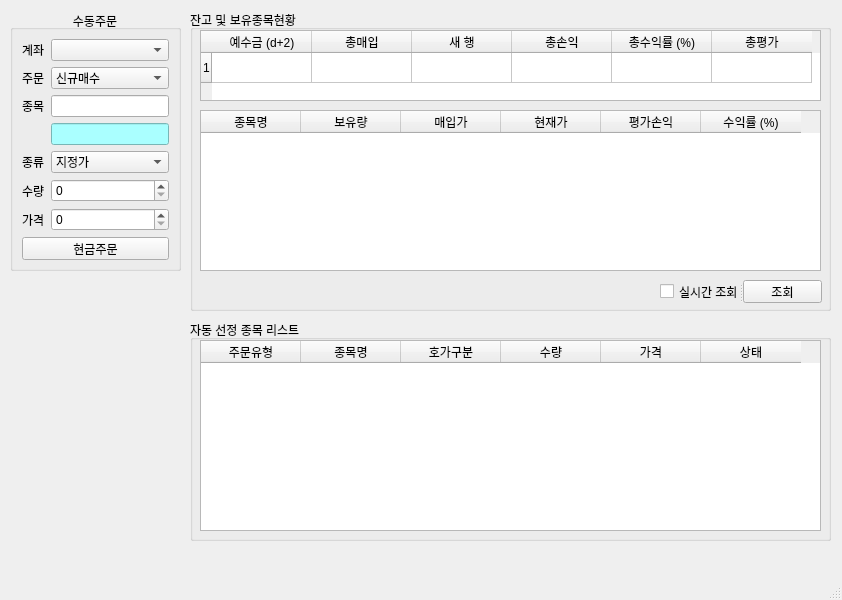
<?xml version="1.0" encoding="UTF-8"?>
<ui version="4.0">
 <class>MainWindow</class>
 <widget class="QMainWindow" name="MainWindow">
  <property name="geometry">
   <rect>
    <x>0</x>
    <y>0</y>
    <width>842</width>
    <height>600</height>
   </rect>
  </property>
  <property name="windowTitle">
   <string>PyTrader v0.4</string>
  </property>
  <property name="windowIcon">
   <iconset>
    <normaloff>../../Driver&amp;Apps&amp;Prefs/4. Design/Icon/Linecons/Linecons/Linecons/PNG/512/diamond.png</normaloff>../../Driver&amp;Apps&amp;Prefs/4. Design/Icon/Linecons/Linecons/Linecons/PNG/512/diamond.png</iconset>
  </property>
  <widget class="QWidget" name="centralwidget">
   <widget class="QGroupBox" name="groupBox">
    <property name="geometry">
     <rect>
      <x>10</x>
      <y>10</y>
      <width>171</width>
      <height>261</height>
     </rect>
    </property>
    <property name="title">
     <string>수동주문</string>
    </property>
    <property name="alignment">
     <set>Qt::AlignCenter</set>
    </property>
    <layout class="QGridLayout" name="gridLayout">
     <item row="0" column="0">
      <widget class="QLabel" name="label">
       <property name="text">
        <string>계좌</string>
       </property>
      </widget>
     </item>
     <item row="0" column="1">
      <widget class="QComboBox" name="comboBox"/>
     </item>
     <item row="1" column="0">
      <widget class="QLabel" name="label_2">
       <property name="text">
        <string>주문</string>
       </property>
      </widget>
     </item>
     <item row="1" column="1">
      <widget class="QComboBox" name="comboBox_2">
       <item>
        <property name="text">
         <string>신규매수</string>
        </property>
       </item>
       <item>
        <property name="text">
         <string>신규매도</string>
        </property>
       </item>
       <item>
        <property name="text">
         <string>매수취소</string>
        </property>
       </item>
       <item>
        <property name="text">
         <string>매도취소</string>
        </property>
       </item>
      </widget>
     </item>
     <item row="2" column="1">
      <widget class="QLineEdit" name="lineEdit"/>
     </item>
     <item row="4" column="1">
      <widget class="QLineEdit" name="lineEdit_2">
       <property name="autoFillBackground">
        <bool>false</bool>
       </property>
       <property name="styleSheet">
        <string notr="true">background-color: rgb(170, 255, 255);</string>
       </property>
      </widget>
     </item>
     <item row="5" column="0">
      <widget class="QLabel" name="label_4">
       <property name="text">
        <string>종류</string>
       </property>
      </widget>
     </item>
     <item row="5" column="1">
      <widget class="QComboBox" name="comboBox_3">
       <item>
        <property name="text">
         <string>지정가</string>
        </property>
       </item>
       <item>
        <property name="text">
         <string>시장가</string>
        </property>
       </item>
      </widget>
     </item>
     <item row="6" column="0">
      <widget class="QLabel" name="label_5">
       <property name="text">
        <string>수량</string>
       </property>
      </widget>
     </item>
     <item row="6" column="1">
      <widget class="QSpinBox" name="spinBox">
       <property name="maximum">
        <number>100000000</number>
       </property>
       <property name="singleStep">
        <number>50</number>
       </property>
      </widget>
     </item>
     <item row="7" column="1">
      <widget class="QSpinBox" name="spinBox_2">
       <property name="maximum">
        <number>1000000000</number>
       </property>
       <property name="singleStep">
        <number>50</number>
       </property>
      </widget>
     </item>
     <item row="9" column="0" colspan="2">
      <widget class="QPushButton" name="pushButton">
       <property name="text">
        <string>현금주문</string>
       </property>
      </widget>
     </item>
     <item row="2" column="0">
      <widget class="QLabel" name="label_3">
       <property name="text">
        <string>종목</string>
       </property>
      </widget>
     </item>
     <item row="7" column="0">
      <widget class="QLabel" name="label_6">
       <property name="text">
        <string>가격</string>
       </property>
      </widget>
     </item>
    </layout>
   </widget>
   <widget class="QGroupBox" name="groupBox_2">
    <property name="geometry">
     <rect>
      <x>190</x>
      <y>10</y>
      <width>641</width>
      <height>301</height>
     </rect>
    </property>
    <property name="title">
     <string>잔고 및 보유종목현황</string>
    </property>
    <widget class="QTableWidget" name="tableWidget">
     <property name="geometry">
      <rect>
       <x>10</x>
       <y>20</y>
       <width>621</width>
       <height>71</height>
      </rect>
     </property>
     <property name="rowCount">
      <number>1</number>
     </property>
     <row/>
     <column>
      <property name="text">
       <string>예수금 (d+2)</string>
      </property>
     </column>
     <column>
      <property name="text">
       <string>총매입</string>
      </property>
     </column>
     <column>
      <property name="text">
       <string>새 행</string>
      </property>
     </column>
     <column>
      <property name="text">
       <string>총손익</string>
      </property>
     </column>
     <column>
      <property name="text">
       <string>총수익률 (%)</string>
      </property>
     </column>
     <column>
      <property name="text">
       <string>총평가</string>
      </property>
     </column>
    </widget>
    <widget class="QTableWidget" name="tableWidget_2">
     <property name="geometry">
      <rect>
       <x>10</x>
       <y>100</y>
       <width>621</width>
       <height>161</height>
      </rect>
     </property>
     <property name="rowCount">
      <number>0</number>
     </property>
     <column>
      <property name="text">
       <string>종목명</string>
      </property>
     </column>
     <column>
      <property name="text">
       <string>보유량</string>
      </property>
     </column>
     <column>
      <property name="text">
       <string>매입가</string>
      </property>
     </column>
     <column>
      <property name="text">
       <string>현재가</string>
      </property>
     </column>
     <column>
      <property name="text">
       <string>평가손익</string>
      </property>
     </column>
     <column>
      <property name="text">
       <string>수익률 (%)</string>
      </property>
     </column>
    </widget>
    <widget class="QSplitter" name="splitter">
     <property name="geometry">
      <rect>
       <x>470</x>
       <y>270</y>
       <width>162</width>
       <height>23</height>
      </rect>
     </property>
     <property name="orientation">
      <enum>Qt::Horizontal</enum>
     </property>
     <widget class="QCheckBox" name="checkBox">
      <property name="text">
       <string>실시간 조회</string>
      </property>
     </widget>
     <widget class="QPushButton" name="pushButton_2">
      <property name="text">
       <string>조회</string>
      </property>
     </widget>
    </widget>
   </widget>
   <widget class="QGroupBox" name="groupBox_3">
    <property name="geometry">
     <rect>
      <x>190</x>
      <y>320</y>
      <width>641</width>
      <height>221</height>
     </rect>
    </property>
    <property name="title">
     <string>자동 선정 종목 리스트</string>
    </property>
    <widget class="QTableWidget" name="tableWidget_3">
     <property name="geometry">
      <rect>
       <x>10</x>
       <y>20</y>
       <width>621</width>
       <height>191</height>
      </rect>
     </property>
     <column>
      <property name="text">
       <string>주문유형</string>
      </property>
     </column>
     <column>
      <property name="text">
       <string>종목명</string>
      </property>
     </column>
     <column>
      <property name="text">
       <string>호가구분</string>
      </property>
     </column>
     <column>
      <property name="text">
       <string>수량</string>
      </property>
     </column>
     <column>
      <property name="text">
       <string>가격</string>
      </property>
     </column>
     <column>
      <property name="text">
       <string>상태</string>
      </property>
     </column>
    </widget>
   </widget>
  </widget>
  <widget class="QMenuBar" name="menubar">
   <property name="geometry">
    <rect>
     <x>0</x>
     <y>0</y>
     <width>842</width>
     <height>21</height>
    </rect>
   </property>
  </widget>
  <widget class="QStatusBar" name="statusbar"/>
 </widget>
 <resources/>
 <connections/>
</ui>
